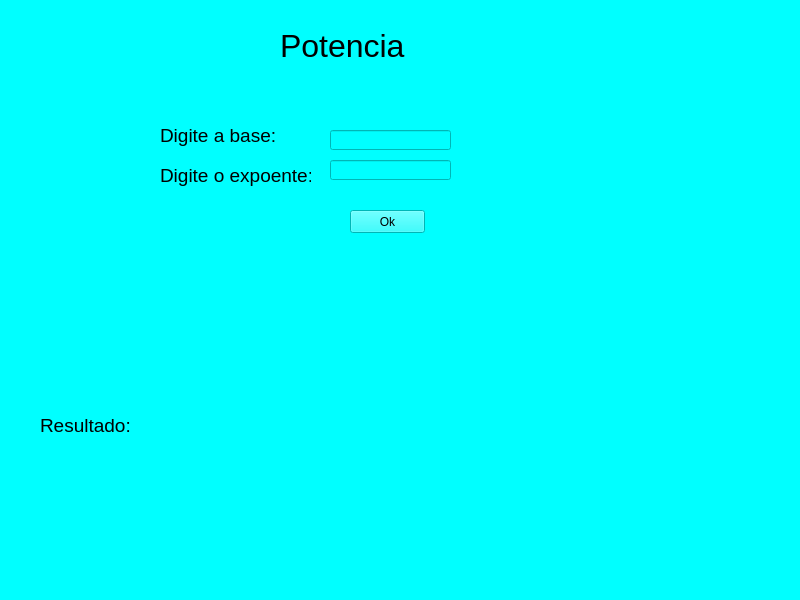
<?xml version="1.0" encoding="UTF-8"?>
<ui version="4.0">
 <class>MainWindow</class>
 <widget class="QMainWindow" name="MainWindow">
  <property name="geometry">
   <rect>
    <x>0</x>
    <y>0</y>
    <width>800</width>
    <height>600</height>
   </rect>
  </property>
  <property name="font">
   <font>
    <weight>50</weight>
    <italic>false</italic>
    <bold>false</bold>
    <underline>false</underline>
    <strikeout>false</strikeout>
    <kerning>true</kerning>
   </font>
  </property>
  <property name="mouseTracking">
   <bool>false</bool>
  </property>
  <property name="windowTitle">
   <string>MainWindow</string>
  </property>
  <property name="layoutDirection">
   <enum>Qt::LeftToRight</enum>
  </property>
  <property name="autoFillBackground">
   <bool>false</bool>
  </property>
  <property name="styleSheet">
   <string notr="true">background-color: cyan;</string>
  </property>
  <widget class="QWidget" name="centralwidget">
   <widget class="QLabel" name="titulo">
    <property name="geometry">
     <rect>
      <x>280</x>
      <y>30</y>
      <width>261</width>
      <height>31</height>
     </rect>
    </property>
    <property name="font">
     <font>
      <family>Arial</family>
      <pointsize>24</pointsize>
     </font>
    </property>
    <property name="text">
     <string>Potencia</string>
    </property>
   </widget>
   <widget class="QLabel" name="label_2">
    <property name="geometry">
     <rect>
      <x>160</x>
      <y>120</y>
      <width>151</width>
      <height>31</height>
     </rect>
    </property>
    <property name="font">
     <font>
      <family>Arial</family>
      <pointsize>14</pointsize>
     </font>
    </property>
    <property name="text">
     <string>Digite a base:</string>
    </property>
   </widget>
   <widget class="QLabel" name="resultado">
    <property name="geometry">
     <rect>
      <x>40</x>
      <y>250</y>
      <width>741</width>
      <height>351</height>
     </rect>
    </property>
    <property name="font">
     <font>
      <family>Arial</family>
      <pointsize>14</pointsize>
     </font>
    </property>
    <property name="text">
     <string>Resultado:</string>
    </property>
   </widget>
   <widget class="QPushButton" name="botao">
    <property name="geometry">
     <rect>
      <x>350</x>
      <y>210</y>
      <width>75</width>
      <height>23</height>
     </rect>
    </property>
    <property name="text">
     <string>Ok</string>
    </property>
   </widget>
   <widget class="QLineEdit" name="input">
    <property name="geometry">
     <rect>
      <x>330</x>
      <y>130</y>
      <width>121</width>
      <height>20</height>
     </rect>
    </property>
   </widget>
   <widget class="QLabel" name="label_3">
    <property name="geometry">
     <rect>
      <x>160</x>
      <y>160</y>
      <width>151</width>
      <height>31</height>
     </rect>
    </property>
    <property name="font">
     <font>
      <family>Arial</family>
      <pointsize>14</pointsize>
     </font>
    </property>
    <property name="text">
     <string>Digite o expoente:</string>
    </property>
   </widget>
   <widget class="QLineEdit" name="input_2">
    <property name="geometry">
     <rect>
      <x>330</x>
      <y>160</y>
      <width>121</width>
      <height>20</height>
     </rect>
    </property>
   </widget>
  </widget>
  <widget class="QMenuBar" name="menubar">
   <property name="geometry">
    <rect>
     <x>0</x>
     <y>0</y>
     <width>800</width>
     <height>21</height>
    </rect>
   </property>
  </widget>
  <widget class="QStatusBar" name="statusbar"/>
 </widget>
 <resources/>
 <connections/>
</ui>
